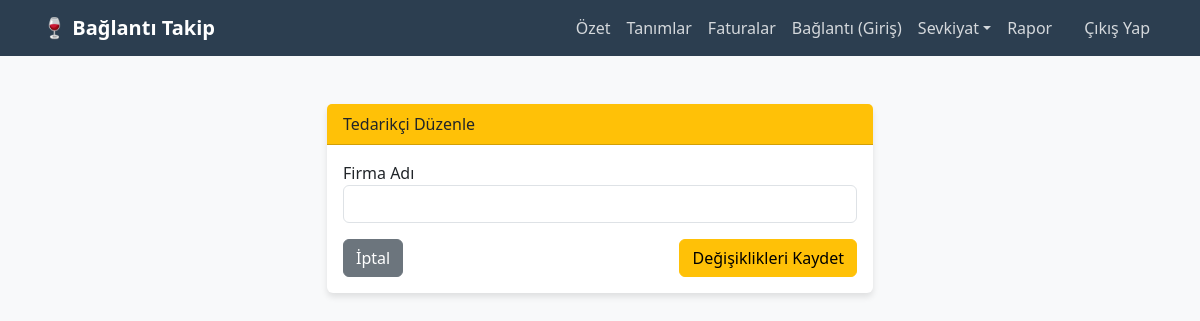
Before: /tedarikci-duzenle/11 (signed in) with the older database file.
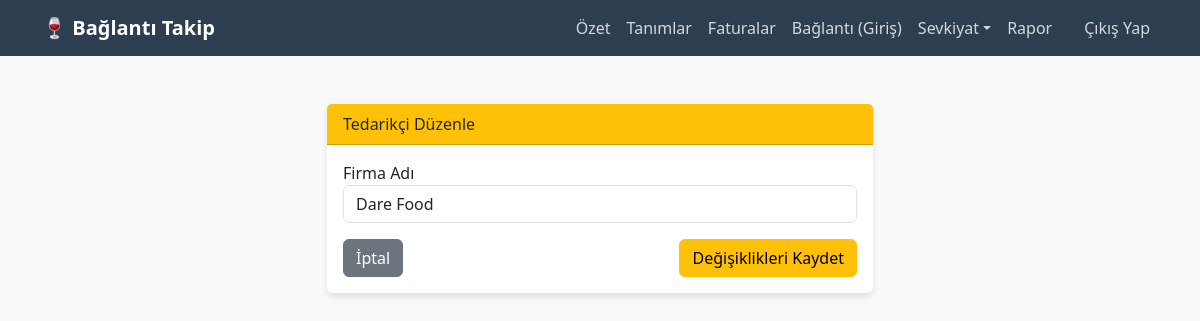
After: the same page with the newer database file.
### tables this page shows
CREATE TABLE tedarikciler 
                     (id INTEGER PRIMARY KEY AUTOINCREMENT, ad TEXT);

### app/routes.py (the view)
@main.route('/tedarikci-duzenle/<int:id>', methods=['GET', 'POST'])
@login_required
def tedarikci_duzenle(id):
    if request.method == 'POST':
        ad = request.form['ad'].strip()
        DatabaseManager.update_tedarikci(id, ad)
        flash('Tedarikçi güncellendi.', 'success')
        return redirect(url_for('main.tanimlar'))
    t = DatabaseManager.get_tedarikci(id)
    return render_template('tanim_duzenle.html', type='tedarikci', data=t)

### app/models.py (called while the page is built)
    @staticmethod
    def get_db_connection():
        conn = sqlite3.connect(current_app.config['DB_NAME'])
        conn.row_factory = sqlite3.Row
        return conn

    @staticmethod
    def get_user_by_id(user_id):
        conn = DatabaseManager.get_db_connection()
        user_data = conn.execute("SELECT * FROM kullanicilar WHERE id = ?", (user_id,)).fetchone()
        conn.close()
        if user_data:
            return User(user_data['id'], user_data['username'], user_data['password'])
        return None

    @staticmethod
    def get_tedarikci(id):
        conn = DatabaseManager.get_db_connection()
        row = conn.execute("SELECT * FROM tedarikciler WHERE id = ?", (id,)).fetchone()
        conn.close()
        return row

### app/templates/tanim_duzenle.html (shortened to what this page needs)
{% extends "base.html" %}
{% block content %}
<div class="row justify-content-center mt-5">
    <div class="col-md-6">
        <div class="card">
            <div class="card-header bg-warning text-dark">
                {{ 'Tedarikçi' if type == 'tedarikci' else 'Ürün' }} Düzenle
            </div>
            <div class="card-body">
                <form method="POST">
                    {% if type == 'tedarikci' %}
                        <div class="mb-3">
                            <label>Firma Adı</label>
                            <input type="text" name="ad" value="{{ data['ad'] }}" class="form-control" required>
                        </div>
                    {% endif %}
                    <div class="d-flex justify-content-between">
                        <a href="{{ url_for('main.tanimlar') }}" class="btn btn-secondary">İptal</a>
                        <button type="submit" class="btn btn-warning">Değişiklikleri Kaydet</button>
                    </div>
                </form>
            </div>
        </div>
    </div>
</div>
{% endblock %}

Changed rows visible on the page:
added tedarikciler: ad "Dare Food"
